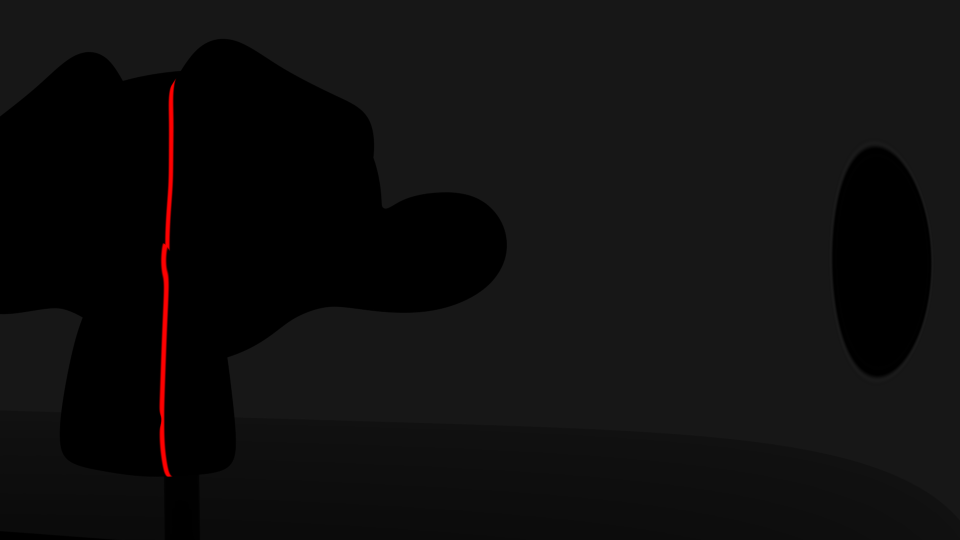
#> input picture Archives/Traitement des images/Labo 3 & 4 & Projet/Labo 3 & 4 - Projet -Stéréovision/scanRight2/scan0012.png, 1920 x 1080 px, found by its file name (shown at 1/2 size)
$ jupyter execute --allow-errors 'Stéréovision_sol.ipynb'
#> lines starting #> are read from the running program, lines starting #| are printed output that depends on the picture
# Stéréovision

La stéréovision est une discipline qui s’occupe de reconstruire des informations 3D à partir d’images. Ppour que la reconstruction d’un point soit possible, il faut plusieurs images de ce point. Ces images doivent être prises de points de vue différents. L’étape clé de la reconstruction, qui pose souvent problème, est d’indentifier l’image du point à reconstruire dans chacune des vues.

## Géométrie épipolaire

La géométrie épipolaire fait intervenir deux caméras. La géométrie épipolaire décrit les propriétés géométriques entre deux vues d’une même scène et ne dépend que des paramètres intrinsèques des caméras et de leurs positions relatives. Elle fournit, en particulier, la contrainte épipolaire, qui nous sera très utile pour produire les appariements entre vues.

## La matrice fondamentale

Imaginons que nous ayons deux images, droite et gauche, de l’espace monde. Prenons un point $\vec{x}$ dans l’espace image droit. Le point $\vec{X}$ de l’espace monde, dont $\vec{x}$ est l’image, peut se trouver n’importe où sur la droite passant par $\vec{x}$ et le centre optique de la caméra de droite. Nous appellerons cette droite, le rayon retro-projeté de $\vec{x}$. Notons $\vec{x}'$ l’image de $\vec{X}$ dans l’espace image gauche. Le lieu de $\vec{x}'$ est donc la droite image du rayon retro-projeté de $\vec{x}$. Cette droite est appelée ligne épipolaire et notée $\vec{l}'$. La ligne épipolaire passe par l’épipole $\vec{e}'$, image du centre optique de la caméra de droite.

En géométrie projective 2D, une droite d’équation $ax+by+c = 0$ est représentée par un vecteur à trois composantes $(a, b, c)^T$ définies à un facteur près. On a donc la relation suivante:

>Le point $\vec{x}$ appartient à la droite $\vec{l}$ si et seulement si $x^T\vec{l} = 0$.

De plus, en géométrie projective 2D, les relations remarquables suivantes sont valables:

- L’intersection de deux lignes $l$ et $l'$ est donnée par $x = l \times l'$,
- La droite passant par deux points $x$ et $x'$ est donnée par $l = x \times x'$.

Notons que le produit vectoriel peut être écrit comme un produit de matrice $x \times y = [x]_\times y$ où

$$[x]_\times = \begin{pmatrix} 0 & −x3 & x2 \\ x3 & 0 & −x1 \\ −x2 & x1 & 0 \end{pmatrix}$$

Pour trouver l’équation de la ligne épipolaire dans l’espace image gauche, il nous suffit donc de trouver les coordonnées de deux points de cette ligne. Le premier est l’image $P'\vec{C}$ du centre optique $\vec{C}$ de la caméra de droite où $P'$ est la matrice de projection de la caméra de gauche. Le deuxième est $P'P^{+}\vec{x}$ où $P^{+}$ est la pseudo inverse de la matrice de projection $P$ de la caméra de droite. La ligne épipolaire a donc pour équation $l' = [P'\vec{C}]_\times{}P'P^{+}\vec{x} = F\vec{x}$ avec $F = [P'\vec{C}]_\times{}P'P^{+}$. $F$ est appelée matrice fondamentale.

Comme la ligne épipolaire $\vec{l}' = F\vec{x}$ est le lieu de $\vec{x}'$, $\vec{x}'$ appartient donc à $\vec{l}'$ ce qui conduit à la contrainte épipolaire :

>**La matrice fondamentale est telle que pour toute paire de points se correspondant $\vec{x} \leftrightarrow \vec{x}'$ dans les deux images, on a $\vec{x}'^{T}F\vec{x} = 0$.**

## Calcul de la matrice fondamentale

La matrice fondamentale $F$ a sept degrés de liberté. Elle possède neuf composantes mais celles-ci sont définies à un facteur d’échelle près, ce qui enlève un degré de liberté. De plus, la matrice $F$ est une matrice singulière ($det(F) = 0$) ce qui nous fait bien sept degrés de liberté. Il nous faut donc sept correspondances minimum pour calculer $F$. L’équation $x'^{T}_iFx_i = 0$ et les sept correspondances nous permettent d’écrire un système d’équations de la forme $Af = 0$, où $f$ est le vecteur qui contient les composantes de la matrice $F$. Admettons que $A$ soit une matrice 7×9 de rang 7. La solution générale de $Af = 0$ peut s’écrire $\alpha f_1 + (1−\alpha) f_2$ où $f_1$ et $f_2$ sont deux solutions particulières indépendantes de $Af = 0$. On utilise ensuite la contrainte de singularité $det(\alpha F_1 + (1 − \alpha)F_2) = 0$ pour déterminer $\alpha$. La contrainte de singularité donnant lieu à une équation du troisième degré, on pourra avoir une ou trois solutions pour $F$.

## OpenCV

En pratique vous allez utiliser la bibliothèque OpenCV. En python, vous avez accès à ses fonctions grâce au module `cv2`.

Vous pouvez trouver de l'aide concernant les fonctions de calibration et de reconstruction à la page https://docs.opencv.org/2.4/modules/calib3d/doc/camera_calibration_and_3d_reconstruction.html

## Objectif

Dans le zip de l'énoncé vous trouverez deux séquences d'images prise par deux caméras pendant le balayage d'un objet par un plan laser.

Vous trouverez également des prises de vue d'un damier dans différentes position qui vous aideront à calibrer vos caméras.

Le but est de reconstruire en 3D l'objet scanné.

[cell 1]
import numpy as np
import matplotlib.pyplot as plt
from mpl_toolkits.mplot3d import Axes3D
import cv2 as cv
import glob

criteria = (cv.TERM_CRITERIA_EPS + cv.TERM_CRITERIA_MAX_ITER, 30, 0.001)        # Tjrs rien compris au critère
objp = np.zeros((7*7,3), np.float32)                                            # On cree une liste de 0 contenant le nombre de d'intersections
objp[:,:2] = np.mgrid[0:7,0:7].T.reshape(-1,2)                                  # On modifie cette liste pour qu'elle aille de [0,0,0] a [NbInter,NbInter,0]

# Arrays to store object points and image points from all the images.
objpoints = [] # 3d point in real world space
imgpoints = [] # 2d points in image plane.

for fname in glob.glob('chessboards/c4*.png'):                                      #On le fait pour l'image 4 de gauche et droite donc *
    img = cv.imread(fname)                                                          #on choppe l'image et on la stocke dans une variable
    gray = cv.cvtColor(img,cv.COLOR_BGR2GRAY)                                       #on change la couleur de l'image a gris, pour trouver les coins plus facilement
    ret, corners = cv.findChessboardCorners(gray, (7,7),None)                       #on profite de cv pour trouver les coord des coins sur l'image, et ret = bool
    if ret:
        objpoints.append(objp)                                                          #on ajoute a la liste 3D vide les coord qu'on a fixé des coins, donc (le premier coin étant le 0,0,0)
        imgpoints.append(corners)                                                       #on ajoute a la liste 2D vide les coord des coins


#Une fois que nous avons une liste des points 2d et une liste des points 3D correspondants, les matrices sont obtenables :
#> (the rest of this cell did not finish here and is left out)

[cell 2]
#Permet de visualiser dans l'espace la position de nos cameras et de l'objet (ici le jeu d'echecs)
def plotDotWorld():
    fig = plt.figure()                                      # cree une Figure vide
    ax = plt.axes(projection='3d')                          # on cree la figure avec des axes 3D (sans le projection c'est une fig 2D)

    ax.scatter3D(objp[:,0],objp[:,1],objp[:,2])             # On pose les points 3D de notre objet

    x,y,z,d = camWorldCenterLeft                            # les coord homogenes de notre camera gauche
    ax.scatter(x, y, z, c='g', marker='o')                  # on l affiche avec un une boule verte

    x2,y2,z2,d2 = camWorldCenterRight                       # les coord homogenes de notre camera droite
    ax.scatter(x2, y2, z2 , c='r', marker='o')              # on l affiche avec un une boule rouge

    plt.show()                                              #on l'affiche

#> (the rest of this cell did not finish here and is left out)

[cell 3]
#sert juste a afficher le résultat de getImgLine(fname) une fois
img = cv.imread("scanRight/scan0012.png")                                      #stocke l'image dans une variable
#> img is the input picture: shape (1080, 1920, 3); mean B, G, R 14.7, 14.7, 15.6
ret, mask = cv.threshold(img,127,255,cv.THRESH_TOZERO)                         #on enlève tout ce qui n'est pas la ligne
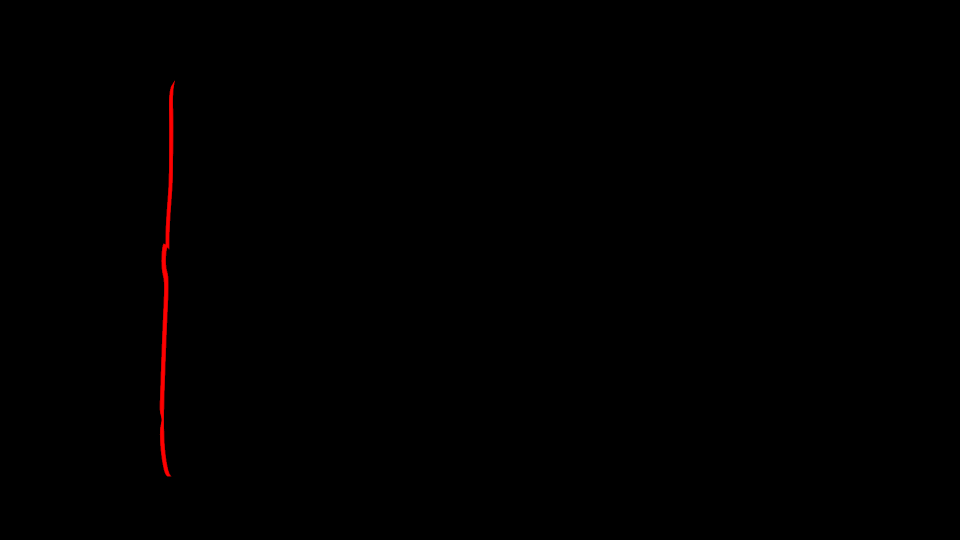
#> mask: shape (1080, 1920, 3) (shown at 1/2 size); mean B, G, R 0, 0, 0.8
print("mask")
plt.imshow(mask)

[cell 4]
# [49 lines left out: functions crossMat, matFondamental, getImgLine, findEpilines, not called in this run]


#> (the rest of this cell did not finish here and is left out)

[cell 5]
# [9 lines left out: function drawAvgPoint, not called in this run]


def lineY(coef,x):
    a,b,c = coef
    return-(c+a*x)/b


# [9 lines left out: function drawEpl, not called in this run]

#> (the rest of this cell did not finish here and is left out)

[cell 6]
# [47 lines left out: functions getReddAvg, eplRedPoints, not called in this run]


#> (the rest of this cell did not finish here and is left out)

[cell 7]
from mathutils import geometry as pygeo
from mathutils import Vector
import json


def arrayToVector(p):
    return Vector((p[0],p[1],p[2]))


# [50 lines left out: functions getIntersection, draw3DLine, not called in this run]


def getObjectPoint():
    point = [[],[],[]]
    for l in range(26):
        pointsLeft = np.array(epl[l][0])

        pointRight = np.array(pointsRight[l])
        for i in range(len(pointsLeft[0])):
            try:

                # calcul du point d'intersection sur l'objet -> on obtient une liste de vector
                intersection = getIntersection(pointsLeft[:,i],pointRight[:,i])
                # print(intersection)
                for inter in intersection:
                    inter *= 1000
                    x,y,z = inter
                    point[0].append(x)
                    point[1].append(y)
                    point[2].append(z)
            except:
                pass
    return np.array(point)


# [25 lines left out: functions drawPointObject, drawSurfaceObject, pointToJson, not called in this run]


#> (the rest of this cell did not finish here and is left out)
